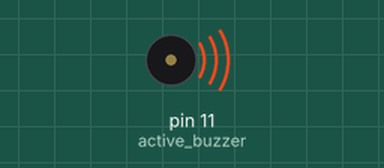
Bench run of a sketch on a simulated Arduino Uno, built with avr-gcc and run on an emulated ATmega328P. Parts: buzzer (waves = sounding).

Above: at 0.1 s.
Timing chart, 0 to 1.6 s (numbered marks = the images above):
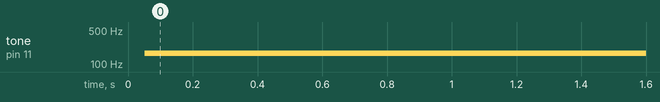

Measured:
- by itself, tone on pin 11 (active_buzzer): silent → 166 Hz at 0.05 s

The sketch:

Active_buzzer.ino
```cpp
int active_buzzer =11;// connect the active buzzer to the pin 7 of Arduino.
void setup() {

pinMode(active_buzzer,OUTPUT);
}

void loop() {
  digitalWrite(active_buzzer,HIGH);
  delay(5);
  digitalWrite(active_buzzer,LOW);
  delay(1);
}
```
